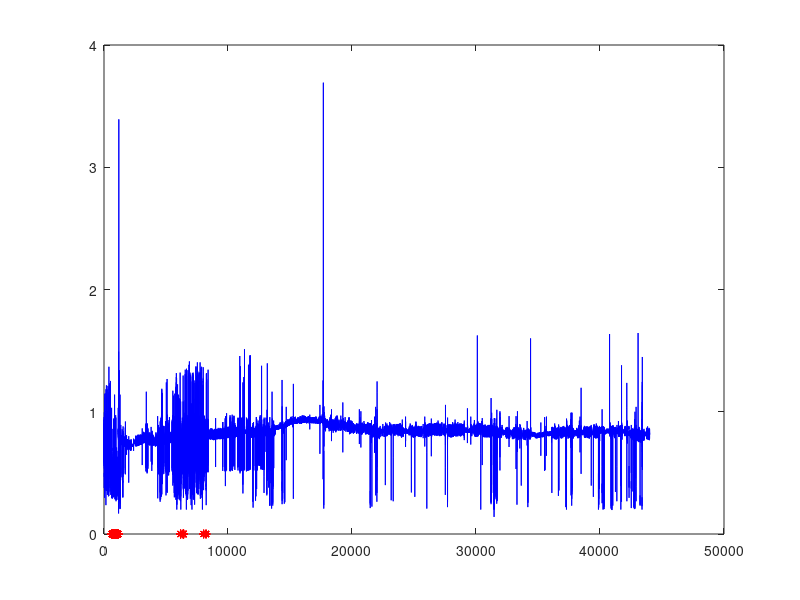

Here is the MATLAB script that generated this plot: (Note: this script raises an error after producing the figure.)
%% Import Training Data
clear all;

AFDB1 = load('AF_RR_intervals/afdb_1.mat');
TrainingVector{1} = AFDB1;
AFDB2 = load('AF_RR_intervals/afdb_2.mat');
TrainingVector{2} = AFDB2;
AFDB3 = load('AF_RR_intervals/afdb_3.mat');
TrainingVector{3} = AFDB3;
AFDB4 = load('AF_RR_intervals/afdb_4.mat');
TrainingVector{4} = AFDB4;
AFDB5 = load('AF_RR_intervals/afdb_5.mat');
TestVector{1} = AFDB5;
AFDB6 = load('AF_RR_intervals/afdb_6.mat');
TestVector{2} = AFDB6;
AFDB7 = load('AF_RR_intervals/afdb_7.mat');
TestVector{3} = AFDB7;

%% Visualize data

figure(1)
clf
plot(AFDB3.rr, 'b')
hold on;

for iter = 1:size((AFDB3.targetsRR),2)
    if(AFDB3.targetsRR(iter) == 1)
        plot(iter,0, 'r*')
    end
        
end

%% Run PCV detector

% Create Detector with training data;
window = 10; %in seconds
[AFDetector_PCV, PcvVector] = AFibDetector_PCV(TrainingVector, window);


%manually evaluate histogram and choose threshold

threshold = 0.2;

FeatureSelection(AFDetector_PCV, threshold);



%% Test detector with testing data;


OutputRR = {length(TestVector)}; %contains [detectRRVector, pcvVector] for each data_set

for j = 1:length(TestVector) 
  OutputRR{j} = AFibTesting(AFDetector_PCV,TestVector{j});
end


%% Evaluate

figure(3);
clf
for i = 1:length(TrainingVector)
    ax(i) = subplot(2,2,i);
    
    
    plot(PcvVector{i}, 'b-')
    hold on;
    x = linspace(0, ceil(TrainingVector{i}.qrs(end)./1000), length(TrainingVector{i}.targetsQRS));
    plot(x,TrainingVector{i}.targetsQRS*0.2, 'r-');
    yline(threshold, 'k-.');
    ylim([0 0.5])
    xlabel('Time s');
    ylabel('P_{cv} value');
    title('Training Set ' + string(i))
end
linkaxes(ax,'xy')
legend('Pcv value', 'TargetRR', 'Threshold');
xlabel('Time s');
ylabel('P_{cv} value');









